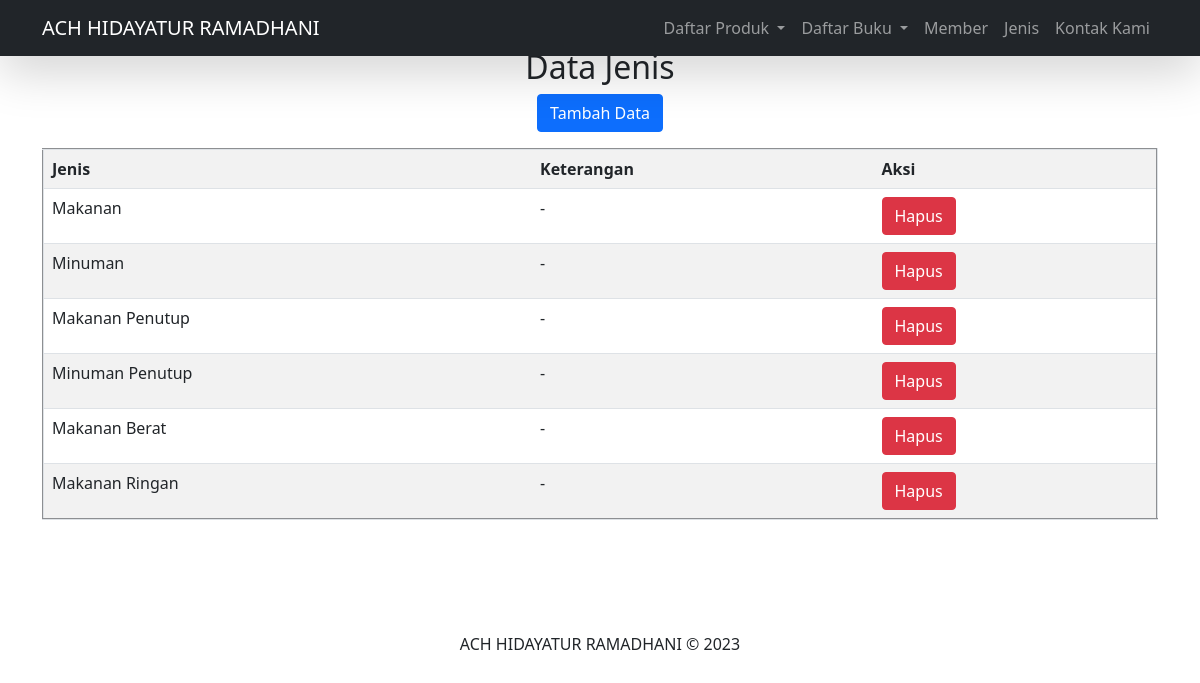
/jenis/, run on the app's committed database.
### dashboard/models.py (models this page shows, shortened)
class Jenis(models.Model):
    nama=models.CharField(max_length=50)
    ket=models.TextField()

### dashboard/views.py (the view)
# urls.py: path('jenis/',jenis, name="jenis"),
def jenis(request):
    jeniss=Jenis.objects.all()
    konteks={
        'jeniss':jeniss,
    }
    return render(request,'jenis.html',konteks)

### templates/jenis.html (shortened to what this page needs)
<link href="https://cdn.jsdelivr.net/npm/bootstrap@5.0.2/dist/css/bootstrap.min.css" rel="stylesheet">
{% load static %}
{% block content %}
<!DOCTYPE html>
<html lang="en">
  <head>
    <link
      href="https://cdn.jsdelivr.net/npm/bootstrap@5.0.0-beta3/dist/css/bootstrap.min.css"
      rel="stylesheet"
    />
    <link
      rel="stylesheet"
      href="https://pro.fontawesome.com/releases/v5.10.0/css/all.css"
    />
    <link rel="stylesheet" href="{% static 'css/style.css'%}" />
  </head>
  <body>
    <nav
      class="navbar navbar-expand-lg navbar-dark bg-dark shadow-lg fixed-top"
    >
      <div class="container">
        <a class="navbar-brand" href="{% url 'index' %}">ACH HIDAYATUR RAMADHANI</a>
        <div class="collapse navbar-collapse text-right" id="navbarText">
          <ul class="navbar-nav ms-auto mb-2 mb-lg-0">
            <ul class="navbar-nav ms-auto mb-2 mb-lg-0">
              <li class="nav-item dropdown">
                <a class="nav-link dropdown-toggle" href="#" id="navbarDropdown" role="button" data-bs-toggle="dropdown" aria-expanded="false">
                  Daftar Produk
                </a>
              </li>
              <li class="nav-item dropdown">
                <a class="nav-link dropdown-toggle" href="#" id="navbarDropdown" role="button" data-bs-toggle="dropdown" aria-expanded="false">
                  Daftar Buku
                </a>
              </li>
            <li class="nav-item">
              <a class="nav-link" href="{% url 'member' %}">Member</a>
            </li>
            <li class="nav-item">
              <a class="nav-link" href="{% url 'jenis' %}">Jenis</a>
            </li>
            <li class="nav-item">
              <a class="nav-link" href="#kontak">Kontak Kami</a>
            </li>
          </ul>
        </div>
      </div>
    </nav>
    <div class="container-fluid layanan pt-5 pb-5">
      <div class="container text-center">
        <h2 class="align-center text-center">Data Jenis</h2>
            <p><a href="/addpinjam" class="btn btn-primary">Tambah Data</a>
            <table border="2" class="table table-striped">
            </p>
    <tr>
        <th>Jenis</th>
        <th>Keterangan</th>
        <th>Aksi</th>
    </tr>
{% for Jenis in jeniss %}
    <tr>
        <td>{{ Jenis.nama }}</td>
        <td>{{ Jenis.ket }}</td>
        <td><button type="button" class="btn btn-danger" data-bs-toggle="modal"
          data-bs-target="#hapus-{{ Barang.id }}">Hapus</button></td>
    </tr>
{% endfor %}
{% endblock %}
      </div>
    </div>
    <div class="container text-center pt-5 pb-5">
      ACH HIDAYATUR RAMADHANI &copy; 2023
    </div>
  </body>
</html>

### data on the page
Jenis: nama "Makanan", ket "-"
Jenis: nama "Minuman", ket "-"
Jenis: nama "Makanan Penutup", ket "-"
Jenis: nama "Minuman Penutup", ket "-"
Jenis: nama "Makanan Berat", ket "-"
Jenis: nama "Makanan Ringan", ket "-"
